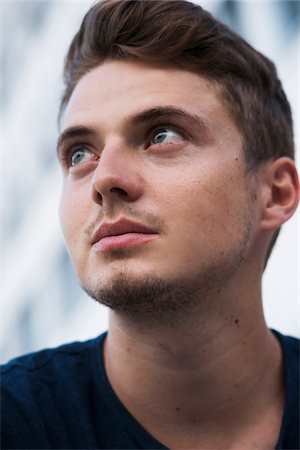
#> input picture Resources/SampleImage.jpg, 300 x 450 px
$ python chapter1.py
#> lines starting #> are read from the running program, lines starting #| are printed output that depends on the picture; after the words box and inside, x2 and y2 are one past the last pixel; in counts of white or black regions, pixels touching at a corner belong together
import cv2
import numpy as np

faceCascade = cv2.CascadeClassifier("Resources/haarcascade_frontalface_default.xml")
img = cv2.imread("Resources/SampleImage.jpg")
#> img is the input picture: shape (450, 300, 3); mean B, G, R 116.7, 117, 132.8
imgGray = cv2.cvtColor(img,cv2.COLOR_BGR2GRAY)
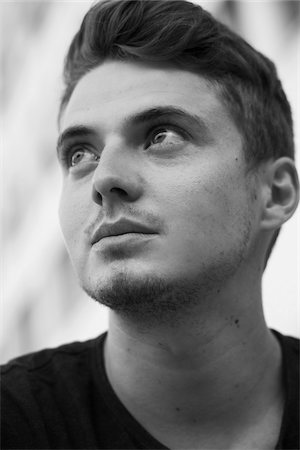
#> imgGray: shape (450, 300); min 0, max 249, mean 121.7


faces = faceCascade.detectMultiScale(imgGray,1.1,4)
#> faces = [[20, 62, 205, 205]]

for (x,y,width,height) in faces:
    cv2.rectangle(img,(x,y),(x+width,y+height),(255,0,0),2)
#> this loop made 1 pass
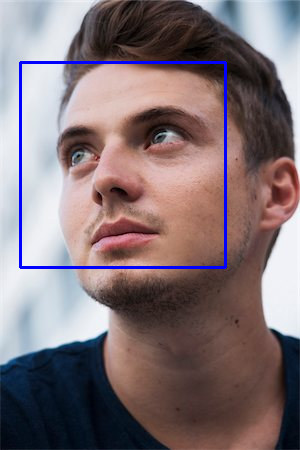
#> img: shape (450, 300, 3); 1.82% of pixels changed, all inside (x1, y1, x2, y2) = (19, 61, 227, 269)


cv2.imshow("Result",img)
cv2.waitKey(0)

$ run again, with Resources/cards.jpg copied over Resources/SampleImage.jpg
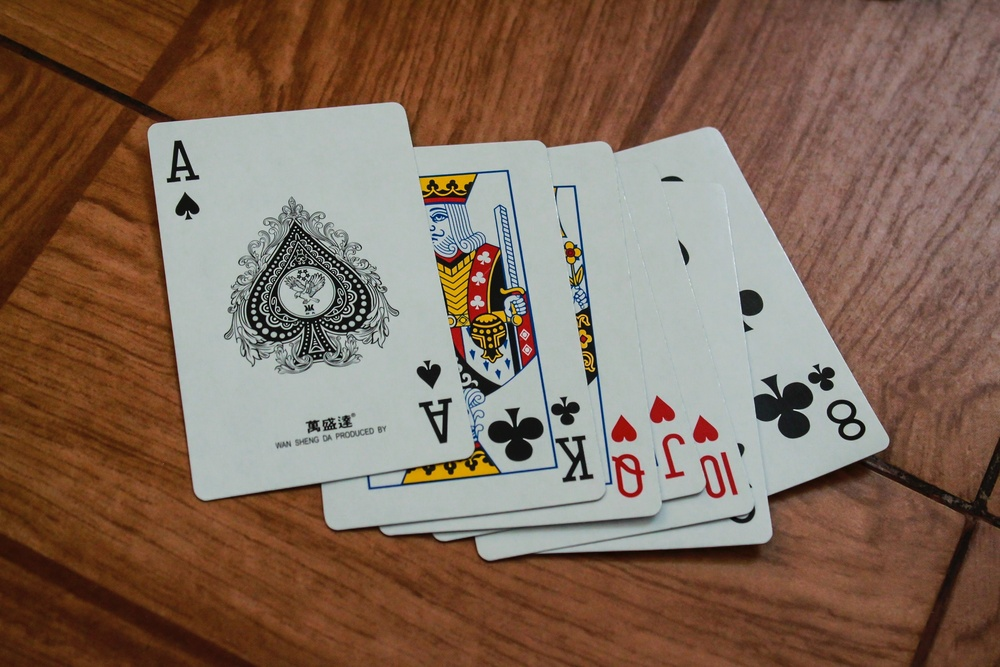
#> input picture Resources/cards.jpg, 1000 x 667 px, shrunk from 3456 x 2304 before the run
#> img is the input picture: shape (667, 1000, 3); mean B, G, R 89.3, 105.4, 129.8
#> `imgGray = cv2.cvtColor(img,cv2.COLOR_BGR2GRAY)`:
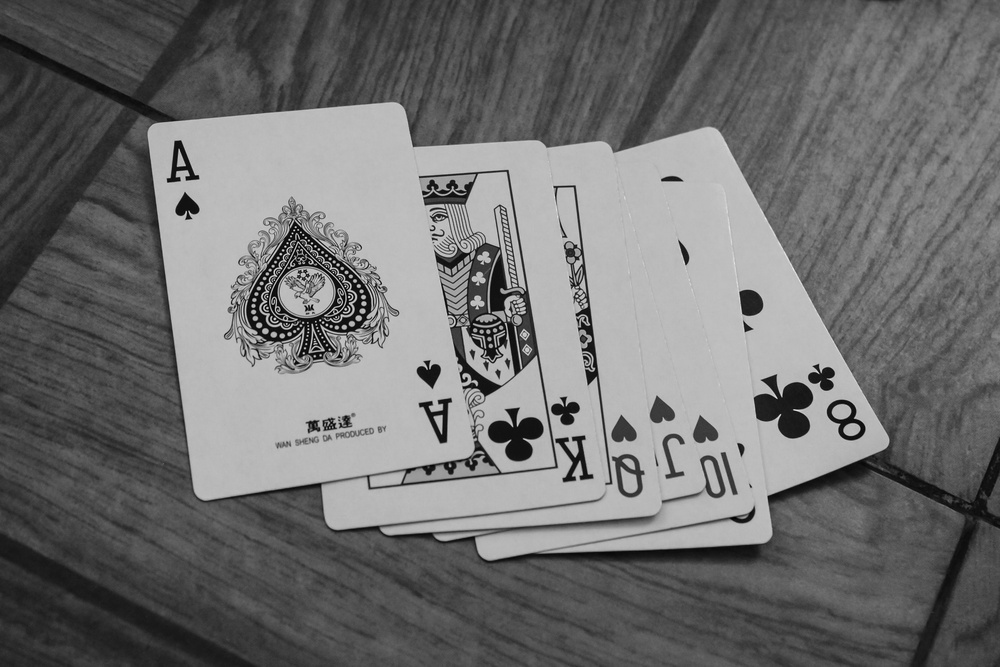
#> imgGray: shape (667, 1000); min 0, max 247, mean 110.9
#> faces = ()
